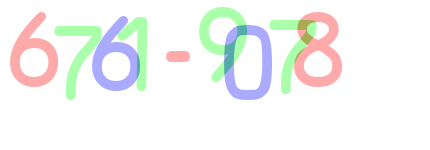
#> input picture SCTF2017-Writeups/ASM/src/img.png, 430 x 150 px
$ python -i utils.py   (imports and definitions only)
#> lines starting #> are read from the running program, lines starting #| are printed output that depends on the picture; after the words box and inside, x2 and y2 are one past the last pixel; in counts of white or black regions, pixels touching at a corner belong together
#> further down, picture is the input picture: shape (150, 430, 3); mean B, G, R 243.8, 245.7, 244.3
import cv2
import numpy as np
import re

BLUE = 0
GREEN = 1
RED= 2

#특정한 색상의 모든 단어가 포함된 이미지를 추출함

def get_chars(image,color):
    other_1 = (color +1) % 3
    other_2 = (color +2) % 3

    c = image[:,:,other_1] == 255 #FF라면 검은색
    image[c] = [0,0,0]
    c = image[:,:,other_2] == 255 #FF라면 검은색
    image[c] = [0,0,0]
    c = image[:,:,color]< 170 #AA라면색-> 곂치는 색이면 검은
    image[c] = [0,0,0]
    c = image[:,:,color] != 0 #남은색은 하얀색으로 변환
    image[c] = [255,255,255]

    return image
 #전체 이미지에서 왼쪽부터 단어별로 이미지를 추출합니다.
def extract_chars(image):
    chars = []
    colors = [BLUE, GREEN, RED]
    for color in colors:
        image_from_one_color = get_chars(image.copy(), color)
        image_gray = cv2.cvtColor(image_from_one_color, cv2.COLOR_BGR2GRAY)
        ret, thresh = cv2.threshold(image_gray, 127, 255, 0)
        # RETR_EXTERNAL 옵션으로 숫자의 외각을 기준으로 분리
        contours, _ = cv2.findContours(thresh, cv2.RETR_EXTERNAL, cv2.CHAIN_APPROX_SIMPLE)

        for contour in contours:
            # 추출된 이미지 크기가 50 이상인 경우만 실제 문자 데이터인 것으로 파악
            area = cv2.contourArea(contour)
            if area > 50:
                x, y, width, height = cv2.boundingRect(contour)
                roi = image_gray[y:y + height, x:x + width]
                chars.append((x, roi))
#> this loop made 3 passes
#> pass 1, in get_chars, `c = image[:,:,other_1] == 255`:
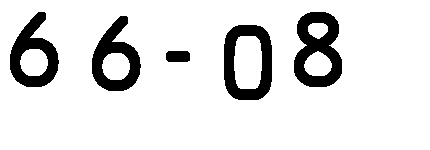
#> c: shape (150, 430) bool; 87.9% white; 5 black regions, box (x1, y1, x2, y2) and area: (294, 12, 342, 87) 2126, (224, 25, 272, 100) 1926, (10, 12, 59, 87) 1740, (92, 16, 141, 91) 1740, (166, 51, 190, 62) 253
#> pass 1, in get_chars, `c = image[:,:,other_2] == 255`:
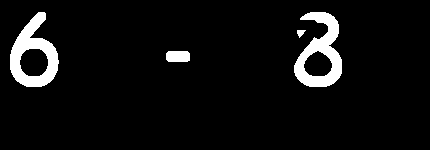
#> c: shape (150, 430) bool; 5.9% white; 4 white regions, box (x1, y1, x2, y2) and area: (294, 12, 342, 87) 1774, (10, 12, 59, 87) 1740, (166, 51, 190, 62) 253, (297, 30, 306, 38) 43
#> pass 1, in get_chars, `c = image[:,:,color]< 170`:
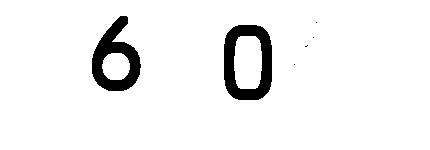
#> c: shape (150, 430) bool; 94.3% white; 6 black regions (4 under 20 px), largest, box (x1, y1, x2, y2) and area: (224, 25, 272, 100) 1926, (92, 16, 141, 91) 1740
#> after the loop:
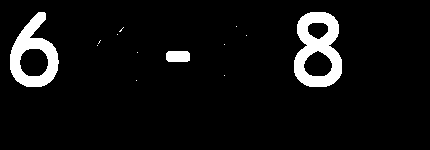
#> image_from_one_color: shape (150, 430, 3); 6.4% white; 13 white regions (10 under 20 px), largest, box (x1, y1, x2, y2) and area: (294, 12, 342, 87) 2126, (10, 12, 59, 87) 1740, (166, 51, 190, 62) 253
#> after the loop, chars = 9 items
    chars = sorted(chars, key=lambda char: char[0])
    return chars


# 특정한 이미지를 (20 x 20) 크기로 Scaling 합니다.
def resize20(image):
    resized = cv2.resize(image, (20, 20))
    return resized.reshape(-1, 400).astype(np.float32)

def remove_first_0(string):
    temp =[]
    for i in string:
        if i == '+' or i == '-' or i == '*':
            temp.append(i)
    split = re.split('\*|\+|-', string)
    i= 0
    temp_count =0
    result = ""
    for a in split:
        a = a.lstrip('0')
        if a == '':
            a = '0'
        result += a
        if i < len(split) - 1:
            result += temp[temp_count]
            temp_count = temp_count + 1
        i = i + 1
    return result

>>> import cv2
>>> picture = cv2.imread('img.png')
>>> result = extract_chars(picture)
#> result = 9 items
